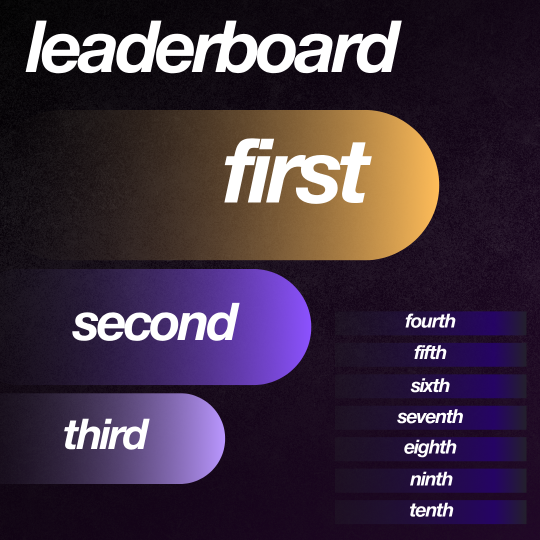
#> input picture assets/leaderboard_template.png, 1080 x 1080 px (shown at 1/2 size); its folder holds only this picture in this run
$ python -i rank_image.py   (imports and definitions only)
#> lines starting #> are read from the running program, lines starting #| are printed output that depends on the picture
### core/leaderboard_image.py
"""Programmatic leaderboard image.

The leaderboard is drawn entirely in Pillow (no static template), so every
podium pill is a *dynamic* capsule whose width grows to fit the member's
name — a long name lengthens the bubble instead of spilling outside it.
The look matches the supplied design: a deep-aubergine backdrop, a heavy
slanted ``leaderboard`` masthead, three descending gold/indigo/violet
podium pills (rank label in the far-left gutter, then avatar, then name,
then ``Lv N``), and a compact 4-10 side column on the right.

All geometry and colour live in the tunables block near the top so the
layout is easy to adjust. No XP is shown.

``make_atmospheric_background`` and the ``TEXT_*`` / ``BG_*`` constants are
kept exported because :mod:`core.rank_image` imports them.
"""

from __future__ import annotations

import io
from dataclasses import dataclass
from pathlib import Path

from PIL import Image, ImageChops, ImageDraw, ImageFont, ImageFilter

_ASSETS_DIR = Path(__file__).resolve().parent.parent / "assets"
_FONTS_DIR = _ASSETS_DIR / "fonts"
_FONT_SANS_PATH = _FONTS_DIR / "BricolageGrotesque-VariableFont.ttf"
_FONT_SERIF_PATH = _FONTS_DIR / "Fraunces-VariableFont.ttf"
# Every text on the leaderboard uses Helvetica Neue Bold Italic. The .ttc is
# bundled in assets/fonts so the renderer is portable (the server has no
# macOS system fonts); index 3 is the Bold Italic face. Fall back to the
# system copy, then to Bricolage, if the bundled file is unavailable.
_FONT_HELV_PATHS = [
    _FONTS_DIR / "HelveticaNeue.ttc",
    Path("/System/Library/Fonts/HelveticaNeue.ttc"),
]
_FONT_HELV_BOLD_ITALIC_INDEX = 3
# The original design — used only for its background (a clean full-height
# strip from the right edge is stretched across the canvas, so none of the
# template's own pills/text bleed through).
_TEMPLATE_PATH = _ASSETS_DIR / "leaderboard_template.png"

# ---------------------------------------------------------------------------
# Canvas + global tunables
# ---------------------------------------------------------------------------
CANVAS_W = 1080
CANVAS_H = 1080

# Helvetica Neue Bold Italic is a *real* italic, so no faux shear is needed
# (a non-zero value would double-slant the glyphs).
SLANT = 0.0

# Masthead. LEFT_MARGIN is the shared left edge for the title and the podium
# rank labels, giving a strong vertical alignment line down the left.
LEFT_MARGIN = 60
TITLE_TEXT = "leaderboard"
TITLE_SIZE = 120
TITLE_POS = (LEFT_MARGIN, 44)

# Background gradient endpoints (top -> bottom) + shared text colours.
BG_TOP = (14, 7, 23)
BG_BOTTOM = (27, 14, 50)
TEXT_PRIMARY = (255, 255, 255, 255)
TEXT_SECONDARY = (215, 203, 240, 255)
TEXT_DIM = (160, 142, 200, 255)

PILL_TEXT = (255, 255, 255)
PILL_LEVEL = (255, 255, 255)
PILL_ORDINAL = (255, 255, 255)

# --- Podium pills (ranks 1-3) ---------------------------------------------
# Pills are "open" bars that fade out on the LEFT (sliding-in look), so they
# start at the very left edge and run right. All avatars share one x so they
# line up; the rank label sits in the faded gutter to the left of the avatar.
PILL_X0 = 0                # bars begin at the canvas left edge and fade in
PILL_AVATAR_X = 188        # shared left x of every podium avatar (clears the
#                            left-aligned rank label + a gap)
PILL_RANK_X = LEFT_MARGIN  # left edge of the rank label (aligns with title)
PILL_MAX_RIGHT = CANVAS_W - 44   # 1st (above the column) may reach here
_SIDE_GAP = 28             # 2nd/3rd must stop this far short of the column

# Vertical layout is derived from ONE constant gap so the three pills sit in
# an even rhythm (the eye measures the gap between pills, so it must be
# constant even though the heights descend).
_PODIUM_TOP = 208          # y of the 1st pill's top
_PODIUM_GAP = 30           # constant vertical gap between pills

# Per-rank sizing. Heights descend 1st > 2nd > 3rd. Font sizes are kept
# proportional to the name (rank = 0.50*name, level = 0.30*name) so the
# three rows read as one design at three scales. ``min_w`` keeps short-name
# pills from looking stubby; the pill grows past it to fit longer names.
_PODIUM = {
    1: {"height": 224, "name_size": 150, "rank_size": 75,
        "level_size": 45, "min_w": 660},
    2: {"height": 192, "name_size": 118, "rank_size": 59,
        "level_size": 35, "min_w": 560},
    3: {"height": 172, "name_size": 92, "rank_size": 46,
        "level_size": 28, "min_w": 520},
}

# Each rank has a signature colour; the pill gradient is DERIVED from it (a
# dark, near-black version that fades in on the left up to the full bright
# colour on the right), and the rank label is drawn in the same colour.
# Classic medal palette: gold / silver / bronze.
RANK_COLORS: dict[int, tuple[int, int, int]] = {
    1: (255, 201, 92),    # gold
    2: (188, 196, 224),   # silver (slightly cool-blue so it doesn't read grey)
    3: (214, 150, 92),    # bronze
}


def _darken(c: tuple[int, int, int], f: float) -> tuple[int, int, int]:
    """Scale an RGB colour toward black by factor ``f`` (0=black, 1=same)."""
    return (int(c[0] * f), int(c[1] * f), int(c[2] * f))


# [9 lines left out: function _rank_gradient, not called in this run]


def _podium_y_top(rank: int) -> int:
    """Top y of a pill, derived from a constant inter-pill gap."""
#> called with rank = 2
    y = _PODIUM_TOP
    for r in range(1, rank):
        y += _PODIUM[r]["height"] + _PODIUM_GAP
    return y

# Avatar ring tint per rank.
_PILL_RING = {1: (150, 96, 24), 2: (54, 38, 120), 3: (74, 54, 140)}

# --- Side column (ranks 4-10) ---------------------------------------------
SIDE_X0 = 690
SIDE_X1 = CANVAS_W - 36
SIDE_Y0 = _podium_y_top(2)   # top aligns with the 2nd pill
SIDE_Y1 = CANVAS_H - 40
SIDE_ROW_GAP = 16        # vertical gap between row pills (was 12; too tight)
SIDE_FILL = (104, 84, 188, 235)
SIDE_EMPTY_FILL = (70, 58, 120, 150)    # dimmer fill for empty slots
SIDE_HIGHLIGHT = (255, 255, 255, 70)
SIDE_TEXT = (240, 234, 255)
SIDE_EMPTY_TEXT = (150, 140, 185)       # dim rank label on empty slots
SIDE_LEVEL = (214, 203, 244)
SIDE_ORDINAL = (208, 196, 240)
SIDE_NAME_SIZE = 30      # bigger than before; shrinks to fit if needed
SIDE_RANK_SIZE = 22      # was 28 — rank shouldn't rival the name

ACCENT_HIGHLIGHT = (255, 255, 255)


# ---------------------------------------------------------------------------
# Fonts
# ---------------------------------------------------------------------------
class _FontBook:
    """Lazily-loaded, size+weight-cached variable-font accessor."""

    def __init__(self) -> None:
        self._fonts: dict[str, ImageFont.FreeTypeFont] = {}

    # [11 lines left out: function sans, not called in this run]

    # Serif callers fall through to the same Helvetica Neue Bold Italic so
    # the whole card is one typeface.
    serif = sans

    # [17 lines left out: function _load_helvetica, not called in this run]


_fonts = _FontBook()


@dataclass(frozen=True)
class LeaderboardEntry:
    rank: int
    display_name: str
    level: int
    xp: int
    avatar_bytes: bytes | None


# ---------------------------------------------------------------------------
# Text + image helpers
# ---------------------------------------------------------------------------
# [67 lines left out: functions _slanted_text, _fit_name, not called in this run]


def _measure(text: str, size: int, weight: int = 800) -> int:
    """Slanted-text pixel width of ``text`` at the given size."""
    return _slanted_text(text, _fonts.sans(size, weight=weight), (0, 0, 0)).width


def _paste_v_centre(canvas: Image.Image, img: Image.Image, x: int, cy: int) -> None:
    canvas.paste(img, (x, cy - img.height // 2), img)


# [143 lines left out: functions _paste_right_v_centre, _ordinal, _circular, _circle_placeholder, _avatar_with_ring, _h_gradient_capsule and 2 more, not called in this run]


_BG_CACHE: dict[tuple[int, int], Image.Image] = {}


# [46 lines left out: functions _draw_background, render_png, not called in this run]


class _Renderer:
    # [29 lines left out: functions __init__, render, not called in this run]

    # -- masthead --------------------------------------------------------
    def _draw_title(self, canvas: Image.Image) -> None:
        img = _slanted_text(TITLE_TEXT, _fonts.sans(TITLE_SIZE, weight=800), (244, 240, 252))
        canvas.paste(img, TITLE_POS, img)

    # [162 lines left out: functions _draw_server_icon, _draw_pill, _draw_side_panel, not called in this run]

### core/leveling.py
"""Leveling curve, tier bands, and level-up message templates.

The leveling system is built around a polynomial XP curve, an 11-tier
band ladder (Freshie -> Aura), and one announcement template per tier.

Units used in this module:

* ``level``     - integer 0..100; users start at 0 and progress upward
* ``xp``        - cumulative XP earned across all sources (text + voice + admin)
* ``msgs``      - messages, only used as a sanity-check unit at 20 XP/msg base

Public API (callers should import from here, not constants.py):

* :func:`xp_for_level`        - XP cost of crossing into level ``n``
* :func:`cumulative_xp_to_level` - total XP needed to reach level ``L``
* :func:`level_from_total_xp` - inverse, capped at :data:`LEVEL_CAP`
* :func:`get_tier_for_level`  - tier name for a level (None below lvl 1)
* :func:`get_tier_role_name`  - Discord role name for a level
* :func:`get_level_message`   - announcement template for a level

The :data:`TIER_BANDS` list and the :data:`LEVEL_MESSAGES` dict live at the
top of the module so future copy edits and tier tweaks happen in exactly
one place.
"""

from __future__ import annotations

from typing import Optional

# ---------------------------------------------------------------------------
# Constants
# ---------------------------------------------------------------------------

LEVEL_CAP: int = 100
"""Maximum level a user can reach. The cumulative XP at the cap is the
design anchor (~10,000 messages at 20 XP/msg)."""


# ---------------------------------------------------------------------------
# Tier ladder
# ---------------------------------------------------------------------------

# (min_level, max_level, tier_name, role_name). The role name is the exact
# Discord role label the bot assigns when a user enters the band. Order is
# ascending and exhaustive over levels 1..LEVEL_CAP; level 0 has no tier
# (a new user has not yet earned enough XP to be a "Freshie").
TIER_BANDS: list[tuple[int, int, str, str]] = [
    (1, 9, "Freshie", "Freshie"),
    (10, 19, "Viber", "Viber"),
    (20, 29, "Innovator", "Innovator"),
    (30, 39, "Hustler", "Hustler"),
    (40, 49, "Yapper", "Yapper"),
    (50, 59, "Chud", "Chud"),
    (60, 69, "Yappatron", "Yappatron"),
    (70, 79, "Challenger", "Challenger"),
    (80, 99, "Ascendant", "Ascendant"),
    (100, 100, "Aura", "Aura"),
]


# ---------------------------------------------------------------------------
# Announcement templates
# ---------------------------------------------------------------------------

# One template per tier. ``{user}`` resolves to a Discord mention,
# ``{level}`` resolves to the actual level reached. Edit copy here only.
#
# The Aura template fires exactly once per (user, guild) - see
# :class:`db.models.User.aura_message_fired`. It is sent as a normal
# message (no @everyone ping) per project decision.
LEVEL_MESSAGES: dict[str, str] = {
    "Freshie": "{user} just hit level {level}! welcome to the grind, freshie",
    "Viber": "{user} leveled up to {level}! the vibes are immaculate",
    "Innovator": "{user} reached level {level}! cooking up something different",
    "Hustler": "{user} hit level {level}! grindset activated, no days off",
    "Yapper": "{user} just yapped their way to level {level}! the rizz is undeniable",
    "Chud": "{user} ascended to level {level}! certified yappatron",
    "Yappatron": "{user} reached level {level}! challenger arc activated",
    "Challenger": "{user} hit level {level}! you ascending now, get your lvls up",
    "Ascendant": "{user} ascended to level {level}! Aura is coming up soon",
    "Aura": (
        "HOLY BALLS. {user} JUST HIT LEVEL 100. 10,000+ messages. "
        "countless hours in vc. the absolute peak of progsu. good sh*t"
    ),
}


# ---------------------------------------------------------------------------
# Curve
# ---------------------------------------------------------------------------


def xp_for_level(n: int) -> int:
    """Return the XP cost to cross into level ``n`` (1 <= n <= LEVEL_CAP).

    Curve: ``0.4 * n^2 + 12 * n + 20``, rounded to the nearest integer.
    The result is the XP earned *while* progressing into level ``n`` from
    level ``n - 1``.
    """
    if n < 1 or n > LEVEL_CAP:
        raise ValueError(f"level must be in [1, {LEVEL_CAP}], got {n}")
    return round(0.4 * n * n + 12 * n + 20)


def _build_cumulative_table() -> list[int]:
    """Build ``[c(0), c(1), ..., c(LEVEL_CAP)]`` where ``c(L)`` is the
    cumulative XP needed to reach level ``L``."""
    table: list[int] = [0]
    running = 0
    for n in range(1, LEVEL_CAP + 1):
        running += xp_for_level(n)
        table.append(running)
    return table


# Precomputed once at import time so the hot path (level lookup on every
# XP grant) is a binary search over a 101-entry list.
_CUMULATIVE_XP: list[int] = _build_cumulative_table()


# [92 lines left out: functions cumulative_xp_to_level, level_from_total_xp, get_tier_for_level, get_next_tier_for_level, get_tier_role_name, get_level_message, not called in this run]


# ---------------------------------------------------------------------------
# Admin rank-change helper (pure logic, no Discord access)
# ---------------------------------------------------------------------------


class AdminRankAction:
    """What an admin XP/level change implies for messaging + the Aura flag.

    ``fire_message`` is True iff a level-up announcement should be posted.
    ``message_level`` is the level to format the announcement at (the
    *final* level the user landed at). ``set_aura_flag`` is True iff this
    transition is the first-ever crossing to level 100 for this user and
    the Aura one-time flag should now be persisted.
    """

    __slots__ = ("fire_message", "message_level", "set_aura_flag")

    # [62 lines left out: functions __init__, __repr__, __eq__, admin_rank_change_action, not called in this run]

### core/rank_image.py
"""PNG renderer for the ``/rank`` slash command.

Sibling of :mod:`core.leaderboard_image` — same fonts, same atmospheric
background, same dark-aubergine palette — but composed as a single-
member "trophy card" rather than a ranked list.

Composition
-----------
* Top stripe: server icon + name on the left, a small "MEMBER CARD"
  tag on the right.
* Hero block: avatar on the left with a tier-coloured glow ring and
  hairline ring; immediately right of it a centre column with the
  display name, the tier label, and the huge Fraunces ``LEVEL <n>``
  figure; and a right column with the stats stacked vertically (RANK,
  JOINED SERVER, JOINED DISCORD, NEXT TIER). Each stat is a small
  tier-accent dot + uppercase label + primary value — no borders or
  boxes, just rhythmic stacking.
* Footer block: a progress bar showing progress within the current
  level (filled in tier colour, with a soft inner glow) and a caption
  reading ``"<pct>% to Level <n+1>"`` (or ``"MAX LEVEL"`` at 100).

Tier colour drives the personality of each card. Freshie cards are soft
lavender, Yappatrons hot pink, Aura cards pure gold, etc. The accent
ripples through the glow ring, the rank chip, the LEVEL numeral, and
the progress-bar fill — so the whole card feels coordinated even though
every user sees a different one.
"""

from __future__ import annotations

import io
from dataclasses import dataclass
from datetime import datetime
from pathlib import Path
from typing import Optional

from PIL import Image, ImageDraw, ImageFilter, ImageFont

from core.leaderboard_image import (
    TEXT_DIM,
    TEXT_PRIMARY,
    TEXT_SECONDARY,
)
from core.leveling import (
    LEVEL_CAP,
    cumulative_xp_to_level,
    get_next_tier_for_level,
    get_tier_for_level,
)


# ---------------------------------------------------------------------------
# Assets
# ---------------------------------------------------------------------------

_ASSETS_DIR = Path(__file__).resolve().parent.parent / "assets" / "fonts"
_FONT_SANS_PATH = _ASSETS_DIR / "BricolageGrotesque-VariableFont.ttf"
_FONT_SERIF_PATH = _ASSETS_DIR / "Fraunces-VariableFont.ttf"
# Every text on the /rank card is Helvetica Neue Bold Italic. The .ttc is
# bundled in assets/fonts (index 3 = Bold Italic) so the renderer is
# portable; falls back to the system copy, then Bricolage.
_FONT_HELV_PATHS = [
    _ASSETS_DIR / "HelveticaNeue.ttc",
    Path("/System/Library/Fonts/HelveticaNeue.ttc"),
]
_FONT_HELV_BOLD_ITALIC_INDEX = 3


# ---------------------------------------------------------------------------
# Tier accent colours
# ---------------------------------------------------------------------------

# Each tier gets a distinct accent that drives the card's personality.
# Tuned to read as bright on the deep-aubergine background.
TIER_COLORS: dict[str, tuple[int, int, int]] = {
    "Freshie": (199, 175, 255),     # soft lavender
    "Viber": (244, 114, 182),       # vibrant magenta
    "Innovator": (94, 234, 212),    # cyan-teal
    "Hustler": (251, 146, 60),      # warm orange
    "Yapper": (244, 63, 152),       # electric pink
    "Chud": (190, 242, 100),        # acid green-yellow
    "Yappatron": (250, 100, 180),   # hot pink-magenta
    "Challenger": (255, 99, 71),    # tomato red
    "Ascendant": (252, 211, 77),    # amber-gold
    "Aura": (255, 215, 0),          # pure trophy gold
}
# Fallback for level 0 (no tier yet).
_DEFAULT_ACCENT: tuple[int, int, int] = (199, 175, 255)


# [5 lines left out: function _accent_for, not called in this run]


# ---------------------------------------------------------------------------
# Layout constants
# ---------------------------------------------------------------------------

CANVAS_W = 1280
CANVAS_H = 840
H_PAD = 60

SERVER_ICON_SIZE = 68
SERVER_ICON_RADIUS = 16

AVATAR_SIZE = 280

PROGRESS_BAR_HEIGHT = 28
PROGRESS_BAR_RADIUS = 14

# Hero columns. Stats rows are taller now so the column fills the
# vertical space next to the LEVEL block. Identity column is widened
# slightly to accommodate the larger LEVEL numeral.
HERO_TOP_Y = 180
IDENTITY_COL_X = H_PAD + AVATAR_SIZE + 56
IDENTITY_COL_RIGHT = 776
STATS_COL_X = 816
STATS_COL_TOP_Y = 196
STATS_ROW_H = 128


# ---------------------------------------------------------------------------
# Public API
# ---------------------------------------------------------------------------


@dataclass(frozen=True)
class RankCardData:
    """All the inputs the renderer needs for one /rank card."""

    display_name: str
    avatar_bytes: Optional[bytes]
    guild_name: str
    guild_icon_bytes: Optional[bytes]
    rank: int
    total_members: int
    level: int
    total_xp: int
    # Stats-strip fields (added in the appealing-card pass).
    joined_at: Optional[datetime] = None      # member.joined_at
    account_created_at: Optional[datetime] = None  # member.created_at
    text_xp_total: int = 0
    voice_xp_total: int = 0
    # LeetCode /leet feature stats — rendered as a vertical block under the
    # avatar (NOT a separate rank ladder). Default 0 keeps the card valid for
    # users who've never done a /leet.
    leetcode_solved: int = 0
    leetcode_streak: int = 0


# [4 lines left out: function render_rank_png, not called in this run]


# ---------------------------------------------------------------------------
# Renderer
# ---------------------------------------------------------------------------


class _RankRenderer:
    def __init__(self, data: RankCardData) -> None:
        self.data = data
        self.accent = _accent_for(data.level)
        self._fonts: dict[str, ImageFont.FreeTypeFont] = {}

    # [75 lines left out: functions render, _make_background, _helvetica, not called in this run]

    # Every text element uses one face: Helvetica Neue Bold Italic.
    # ``_sans``/``_serif`` keep their names (and ignore ``weight``) so the
    # many call sites don't change.
    def _sans(self, size: int, weight: int = 600) -> ImageFont.FreeTypeFont:
        return self._helvetica(size)

    def _serif(self, size: int, weight: int = 700) -> ImageFont.FreeTypeFont:
        return self._helvetica(size)

    # ---------- top stripe ----------

    # [428 lines left out: functions _draw_top_stripe, _draw_hero, _draw_stats_column, _build_stat_cells, _draw_progress, _draw_leet_footer and 6 more, not called in this run]

>>> import cv2
>>> picture = cv2.imread('../assets/leaderboard_template.png', cv2.IMREAD_GRAYSCALE)
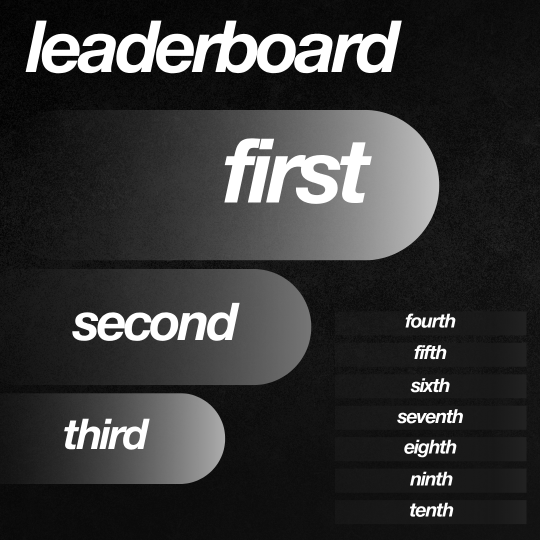
#> picture: shape (1080, 1080) (shown at 1/2 size); min 0, max 255, mean 53
#> (the run stopped early here; a loop or call above may not have finished)
